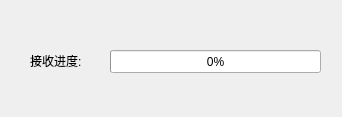
<?xml version="1.0" encoding="UTF-8"?>
<ui version="4.0">
 <class>RcvFIleDlg</class>
 <widget class="QDialog" name="RcvFIleDlg">
  <property name="geometry">
   <rect>
    <x>0</x>
    <y>0</y>
    <width>342</width>
    <height>117</height>
   </rect>
  </property>
  <property name="windowTitle">
   <string>Dialog</string>
  </property>
  <widget class="QLabel" name="label">
   <property name="geometry">
    <rect>
     <x>30</x>
     <y>50</y>
     <width>71</width>
     <height>21</height>
    </rect>
   </property>
   <property name="text">
    <string>接收进度:</string>
   </property>
  </widget>
  <widget class="QProgressBar" name="progressBar">
   <property name="geometry">
    <rect>
     <x>110</x>
     <y>50</y>
     <width>211</width>
     <height>23</height>
    </rect>
   </property>
   <property name="value">
    <number>0</number>
   </property>
  </widget>
 </widget>
 <resources/>
 <connections/>
</ui>
